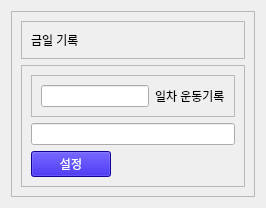
                  <widget class="QWidget" name="page_11">
                   <layout class="QGridLayout" name="gridLayout_15">
                    <item row="0" column="0">
                     <widget class="QFrame" name="frame_38">
                      <property name="frameShape">
                       <enum>QFrame::StyledPanel</enum>
                      </property>
                      <property name="frameShadow">
                       <enum>QFrame::Raised</enum>
                      </property>
                      <layout class="QVBoxLayout" name="verticalLayout_15">
                       <item>
                        <widget class="QFrame" name="frame_39">
                         <property name="sizePolicy">
                          <sizepolicy hsizetype="Preferred" vsizetype="Maximum">
                           <horstretch>0</horstretch>
                           <verstretch>0</verstretch>
                          </sizepolicy>
                         </property>
                         <property name="frameShape">
                          <enum>QFrame::StyledPanel</enum>
                         </property>
                         <property name="frameShadow">
                          <enum>QFrame::Raised</enum>
                         </property>
                         <layout class="QGridLayout" name="gridLayout_16">
                          <item row="0" column="0">
                           <widget class="QLabel" name="label_43">
                            <property name="text">
                             <string>금일 기록</string>
                            </property>
                           </widget>
                          </item>
                         </layout>
                        </widget>
                       </item>
                       <item>
                        <widget class="QFrame" name="frame_40">
                         <property name="frameShape">
                          <enum>QFrame::StyledPanel</enum>
                         </property>
                         <property name="frameShadow">
                          <enum>QFrame::Raised</enum>
                         </property>
                         <layout class="QVBoxLayout" name="verticalLayout_14">
                          <item>
                           <widget class="QFrame" name="frame_41">
                            <property name="sizePolicy">
                             <sizepolicy hsizetype="Preferred" vsizetype="Maximum">
                              <horstretch>0</horstretch>
                              <verstretch>0</verstretch>
                             </sizepolicy>
                            </property>
                            <property name="frameShape">
                             <enum>QFrame::StyledPanel</enum>
                            </property>
                            <property name="frameShadow">
                             <enum>QFrame::Raised</enum>
                            </property>
                            <layout class="QHBoxLayout" name="horizontalLayout_19">
                             <item>
                              <widget class="QLineEdit" name="lineEdit_2">
                               <property name="sizePolicy">
                                <sizepolicy hsizetype="Maximum" vsizetype="Maximum">
                                 <horstretch>0</horstretch>
                                 <verstretch>0</verstretch>
                                </sizepolicy>
                               </property>
                              </widget>
                             </item>
                             <item>
                              <widget class="QLabel" name="label_44">
                               <property name="text">
                                <string>일차 운동기록</string>
                               </property>
                              </widget>
                             </item>
                            </layout>
                           </widget>
                          </item>
                          <item>
                           <widget class="QLineEdit" name="lineEdit_3"/>
                          </item>
                          <item>
                           <widget class="QPushButton" name="record_setup">
                            <property name="sizePolicy">
                             <sizepolicy hsizetype="Maximum" vsizetype="Fixed">
                              <horstretch>0</horstretch>
                              <verstretch>0</verstretch>
                             </sizepolicy>
                            </property>
                            <property name="styleSheet">
                             <string notr="true">background-color: rgb(23, 0, 203);
color: white;</string>
                            </property>
                            <property name="text">
                             <string>설정</string>
                            </property>
                           </widget>
                          </item>
                         </layout>
                        </widget>
                       </item>
                      </layout>
                     </widget>
                    </item>
                   </layout>
                  </widget>
